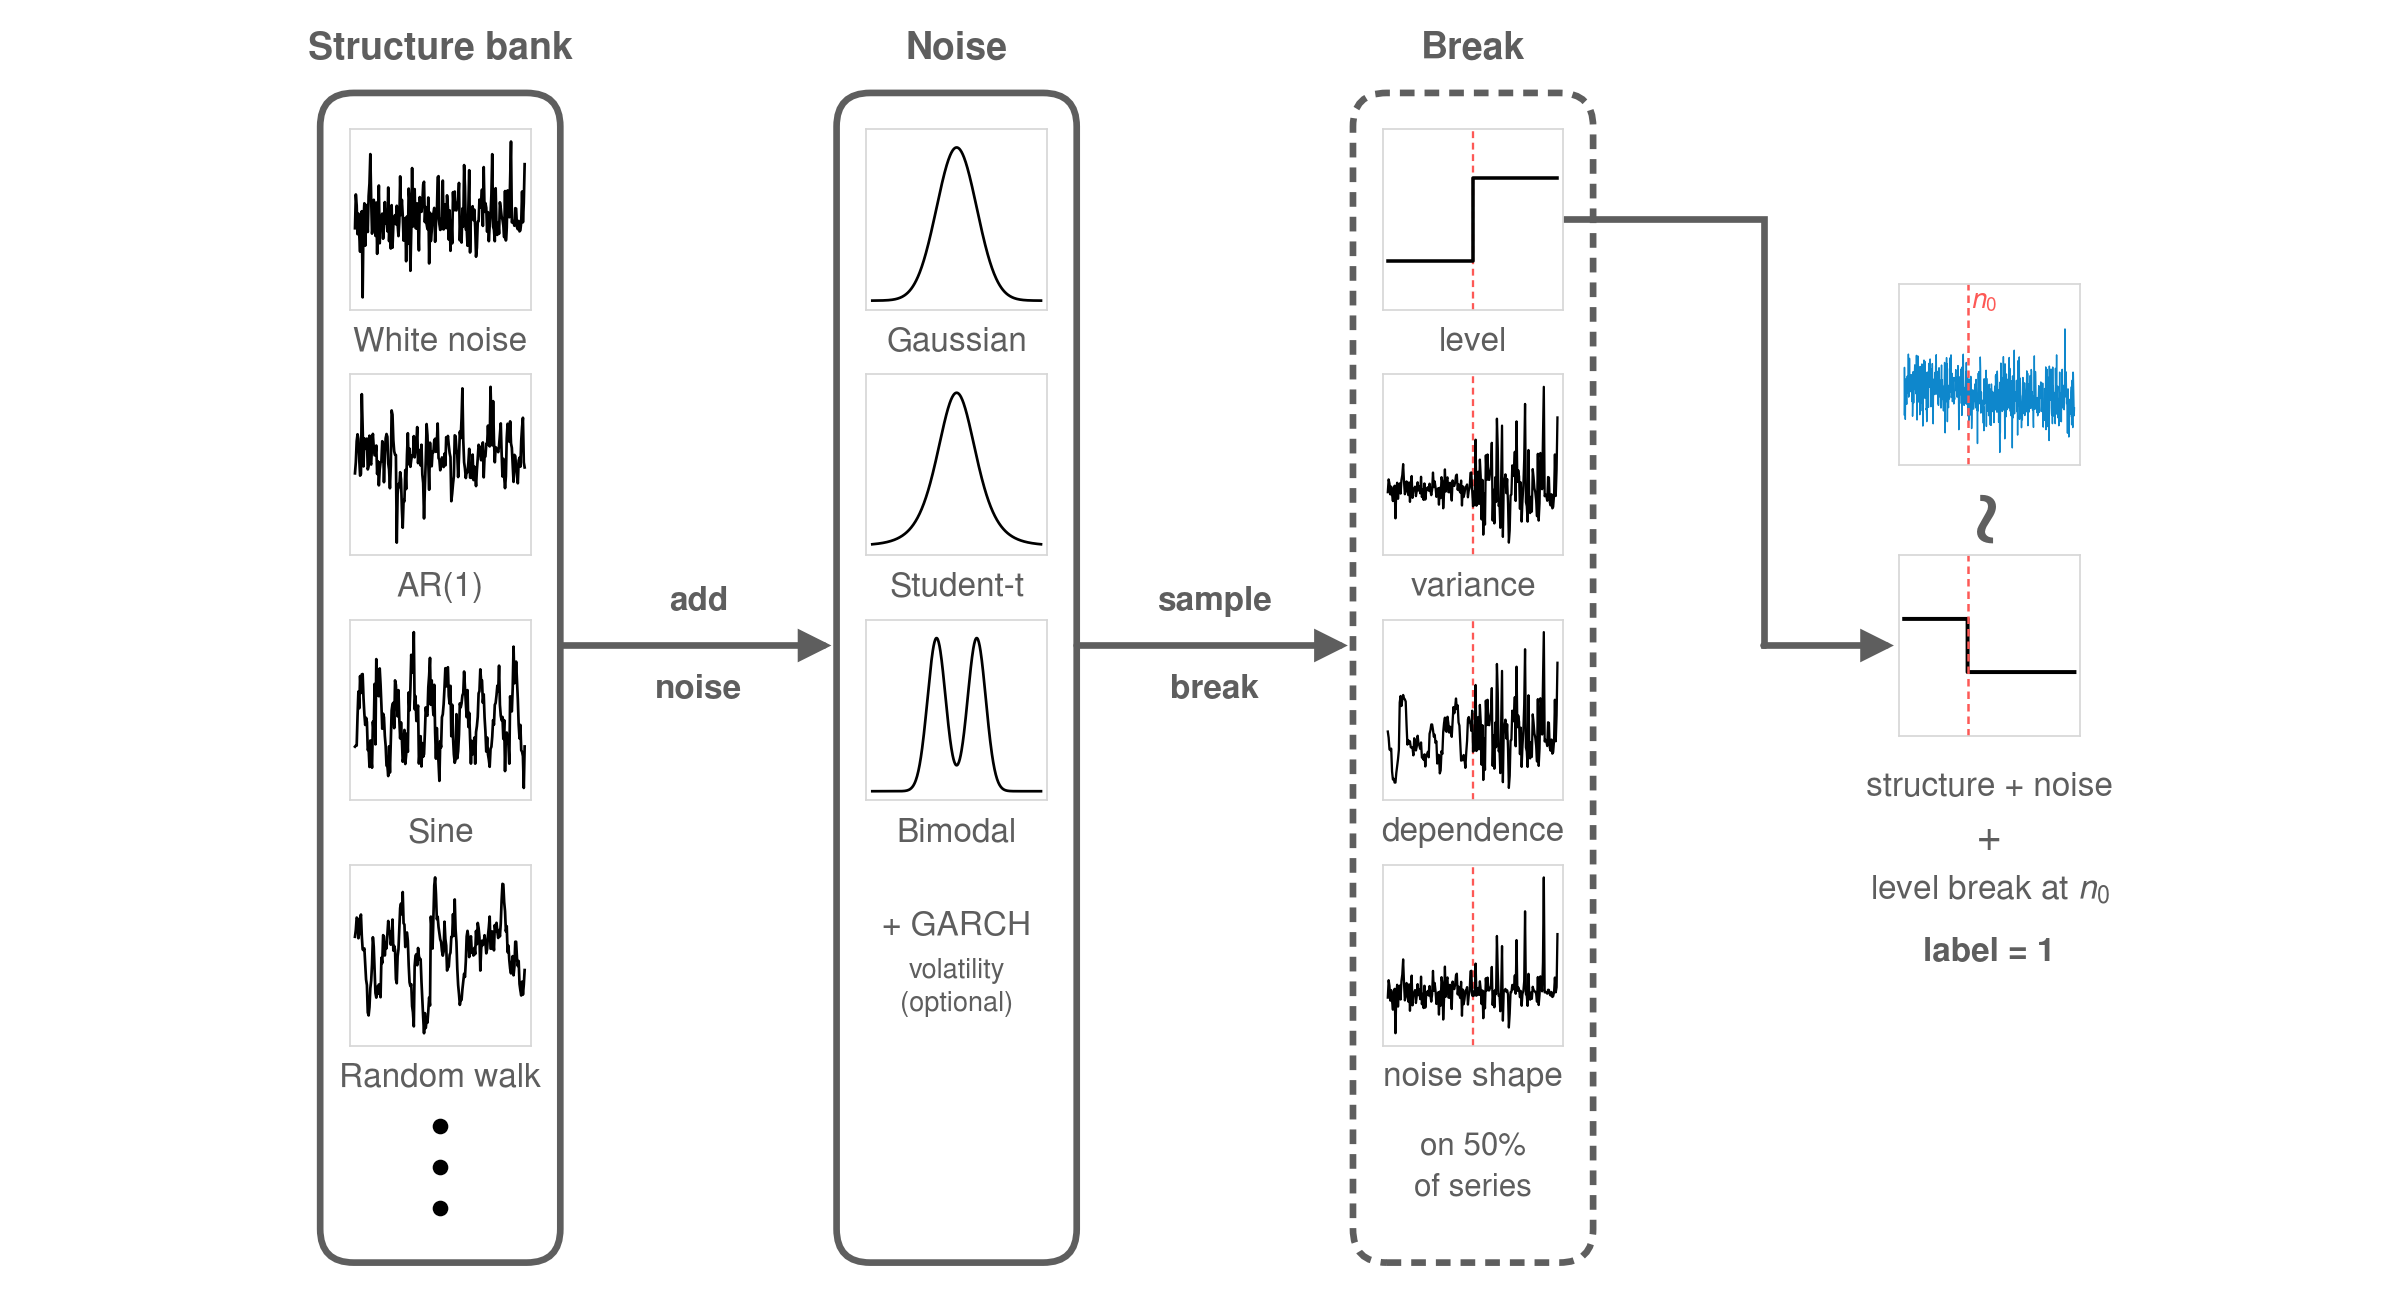

Here is the Python script that generated this plot:
"""FigMirror B_recipe iter 2 -- KU-SBB synthetic-data generator diagram,
in the visual style of the Chronos KernelSynth figure (Ansari et al., 2024)."""
import matplotlib
matplotlib.use("Agg")
import matplotlib.pyplot as plt
from matplotlib.patches import FancyBboxPatch, FancyArrowPatch
import numpy as np

plt.rcParams["pdf.fonttype"] = 42
plt.rcParams["ps.fonttype"] = 42
plt.rcParams["axes.unicode_minus"] = False
# Helvetica-class sans (L1-perceived: reference type is Helvetica Neue-like)
plt.rcParams["font.family"] = "sans-serif"
plt.rcParams["font.sans-serif"] = ["Nimbus Sans", "Liberation Sans", "DejaVu Sans"]
plt.rcParams["mathtext.fontset"] = "custom"
plt.rcParams["mathtext.rm"] = "Nimbus Sans"
plt.rcParams["mathtext.it"] = "Nimbus Sans:italic"

# === DATA SECTOR (edit here) ===
WHITE_NOISE = [0.586,2.096,1.602,0.321,1.239,0.305,-0.461,1.040,1.348,-2.501,1.010,1.701,-0.194,1.237,1.625,0.418,2.021,2.591,3.899,1.883,0.345,0.681,1.857,1.200,0.244,1.736,-0.557,1.226,2.495,-0.084,0.952,1.022,1.240,0.117,0.749,1.755,0.801,1.272,0.452,2.406,0.009,0.913,-0.320,1.619,-0.281,0.724,1.056,1.174,0.763,1.591,0.765,0.235,0.874,2.904,1.178,1.857,1.169,0.034,0.664,1.043,-0.888,1.114,-0.113,2.358,1.828,-1.315,0.434,3.275,0.663,2.078,2.336,0.601,0.570,1.698,0.724,-0.404,1.978,1.457,1.319,1.716,2.538,2.663,0.861,1.535,0.777,0.549,1.959,-0.986,1.282,0.012,0.456,1.198,1.248,1.495,-0.019,0.785,1.091,2.865,2.914,0.768,0.511,0.999,0.554,2.714,0.534,0.768,1.655,0.590,2.057,1.502,0.081,1.388,-0.423,0.938,-0.090,2.198,1.389,2.226,1.397,1.386,1.636,1.813,2.611,0.042,1.058,-0.052,1.473,0.658,3.408,2.443,0.528,0.590,-0.196,1.491,3.179,-0.496,1.210,1.392,1.570,0.948,1.417,0.616,-0.686,-0.285,0.876,0.900,1.866,1.514,1.686,2.315,0.690,3.318,1.318,1.706,1.499,0.430,1.304,0.009,0.705,1.193,2.065,3.895,0.656,0.516,0.007,2.374,0.536,0.290,0.831,0.339,1.744,1.473,1.113,0.971,0.706,0.187,2.248,0.041,0.606,2.276,2.100,1.078,2.748,4.459,0.847,0.908,0.842,0.697,1.483,1.462,0.640,0.541,0.913,0.445,0.494,0.860,2.227,0.854,1.713,3.448]
AR1 = [0.031,0.650,1.805,2.185,1.924,0.802,-0.094,-0.007,4.398,2.567,0.413,1.962,1.382,1.462,1.947,0.248,0.438,2.108,0.628,0.518,1.659,2.207,1.463,1.025,1.054,1.564,-0.005,0.693,-0.631,0.235,0.635,0.699,1.803,1.632,-0.457,0.987,1.966,2.200,2.047,0.584,0.230,-0.789,0.463,3.499,3.266,1.856,1.247,1.062,1.039,-3.789,-1.108,-0.554,-0.725,0.096,-0.305,-1.916,-2.967,-1.443,-1.516,0.214,-0.837,1.048,2.244,0.534,1.393,0.391,0.784,1.026,0.996,2.084,0.913,1.392,1.699,2.582,0.593,1.258,1.320,0.470,1.610,-0.037,-0.501,-2.453,-0.709,0.705,2.749,2.131,0.633,-0.873,1.722,0.479,0.422,1.248,1.189,1.847,1.938,1.216,1.740,2.779,0.873,0.782,0.202,0.433,0.907,0.813,0.379,1.115,0.469,2.026,1.728,2.093,1.579,1.157,0.928,-1.504,-1.085,-0.542,-0.114,2.127,2.082,1.313,1.059,-0.174,0.911,2.331,1.972,3.058,4.715,1.885,0.644,0.298,-0.226,0.117,0.091,0.613,1.384,-0.204,-0.213,-0.214,1.066,-0.339,0.399,-0.102,-0.671,0.218,0.868,1.606,1.480,1.087,0.754,1.527,1.735,-0.189,0.985,0.960,1.666,1.602,2.661,1.627,1.518,4.800,2.944,1.576,4.013,1.875,0.643,1.472,1.396,1.311,1.201,1.551,2.195,2.785,1.166,-0.140,0.836,-0.160,-0.784,-0.129,1.963,2.765,2.575,1.776,2.898,1.687,1.433,0.547,-0.440,1.049,0.982,0.355,-0.109,-0.516,0.738,0.896,0.399,1.831,2.585,3.096,0.637,0.357]
SINE = [0.842,0.879,0.879,1.883,2.724,2.153,3.254,2.674,3.312,3.322,2.503,1.965,1.584,1.830,1.684,0.728,0.790,0.148,1.054,0.440,0.123,1.696,1.352,2.985,0.920,3.833,2.588,3.467,2.565,3.514,2.971,2.261,1.454,1.968,1.843,1.213,0.859,0.192,0.190,-0.162,0.856,-0.043,1.002,2.080,2.298,2.341,1.475,3.106,2.950,2.360,1.877,2.773,1.773,1.124,1.673,1.102,0.328,0.468,1.414,0.250,0.553,1.287,0.666,2.693,2.080,2.828,3.980,3.367,3.400,4.754,2.120,2.570,1.717,2.096,2.244,0.265,0.744,1.201,0.165,0.965,0.498,0.588,1.311,2.183,1.933,1.900,2.870,3.275,3.875,2.271,3.108,2.370,1.921,2.955,1.330,0.432,1.477,0.787,0.299,-0.327,1.032,0.819,1.848,1.948,2.296,2.855,3.522,2.899,3.504,3.555,2.574,2.310,2.920,1.201,2.275,1.157,0.576,0.291,0.402,1.953,0.445,0.691,1.251,2.320,2.184,2.319,2.592,2.666,3.408,2.846,2.334,1.850,2.774,1.515,1.996,1.076,0.264,1.040,0.581,0.635,1.149,0.261,1.341,1.545,1.861,2.664,2.736,3.483,3.087,3.104,2.343,2.631,1.840,1.366,0.674,1.157,0.577,0.398,0.154,0.768,0.838,1.183,1.747,1.594,2.269,2.338,2.596,2.925,2.736,3.609,2.269,1.896,1.741,1.858,1.107,1.750,0.008,1.225,1.324,1.127,0.894,0.261,2.561,2.147,2.049,2.848,4.259,3.007,3.091,3.747,3.101,2.468,1.585,1.123,1.586,0.720,0.668,0.516,-0.568,0.849]
RANDOM_WALK = [-0.481,-0.244,0.174,0.135,-0.531,-0.355,0.119,0.276,-0.452,-0.910,-0.940,-0.878,-1.393,-1.935,-2.129,-3.058,-3.160,-2.877,-2.232,-1.976,-1.419,-0.497,-0.815,-1.637,-2.396,-2.553,-2.184,-2.425,-2.106,-2.323,-2.540,-1.193,-1.377,-0.426,-0.474,-1.118,-0.678,-0.875,-0.377,0.058,-0.288,-0.304,-0.750,-0.541,0.106,-0.949,-0.794,-0.926,-1.925,-2.064,-1.150,-0.910,-0.159,0.503,0.652,0.282,1.044,-0.019,-0.066,-0.830,-0.375,-0.334,-0.619,-1.454,-2.032,-2.161,-2.097,-2.846,-3.055,-3.533,-1.477,-1.126,-1.075,-1.451,-0.862,-1.144,-1.242,-1.245,-2.016,-2.664,-3.230,-3.767,-3.081,-3.589,-3.327,-3.406,-3.005,-2.551,-2.824,0.206,-0.224,-0.882,0.257,1.268,1.541,0.964,0.122,0.202,-0.151,-0.373,-0.571,-0.655,-0.958,-1.123,-0.985,0.033,-0.557,-0.779,-1.630,-1.543,-1.497,-1.101,-1.022,-0.483,-0.484,0.291,-0.446,0.791,-0.231,-0.659,-1.573,-2.125,-2.436,-2.801,-2.630,-2.632,-2.272,-2.022,-1.741,-1.849,-1.314,-0.471,-0.279,-0.498,-1.173,-0.620,-0.465,-1.010,-1.003,-1.119,-0.858,-1.073,-0.282,-0.736,-0.009,-0.182,-0.502,-1.632,-0.899,-0.614,-0.763,-0.694,-0.428,-0.674,-1.045,-0.902,-0.438,-0.159,0.208,-0.885,-0.888,-0.299,-0.637,-0.943,-0.081,-0.298,-0.005,-0.308,-0.522,-0.251,-0.467,-0.023,0.763,1.322,1.304,0.698,0.391,-0.296,-0.118,-1.006,-0.785,-1.274,-1.569,-1.728,-1.449,-1.139,-1.793,-1.500,-0.649,-0.650,-1.203,-1.477,-1.306,-2.088,-2.306,-2.481,-2.009,-2.453,-2.116,-1.614]
OUTPUT_N0 = 228
OUTPUT = [-1.518,1.505,-0.614,0.459,-1.814,0.101,0.765,0.639,-0.425,-0.850,0.207,0.944,-0.086,0.486,-0.133,2.352,-0.393,-0.306,1.123,2.081,0.835,-0.051,0.417,0.618,0.345,1.037,0.249,0.190,-0.678,0.795,-1.612,-0.810,1.225,0.091,-0.759,0.711,0.864,1.254,1.664,0.089,0.107,0.237,1.343,-0.190,2.271,-0.857,-1.855,0.245,0.792,2.234,-0.631,0.572,-0.402,-0.715,0.510,1.110,-1.517,1.563,1.360,0.494,1.385,-0.746,-0.476,1.716,-0.020,-1.273,-0.012,-2.241,1.709,1.143,-0.279,1.971,1.841,0.031,1.892,-0.472,0.998,0.090,1.195,-1.200,-1.103,-1.958,-1.255,0.785,1.204,0.816,0.010,-1.050,1.757,0.523,0.231,1.478,0.435,2.041,0.855,0.147,-1.007,-0.339,0.517,1.392,-0.288,1.747,0.475,-0.678,-2.097,-0.031,0.749,0.098,0.167,-0.228,0.865,1.189,0.262,1.605,-0.197,2.311,0.258,-0.186,0.823,0.321,1.242,-0.817,0.896,-0.923,0.363,1.481,1.233,-0.373,-0.040,0.280,0.682,0.034,-1.090,0.457,1.652,-0.545,0.724,0.335,0.346,-0.442,-0.720,-1.273,0.256,-0.426,0.864,1.817,1.153,-2.674,1.173,-0.708,0.363,-0.414,2.126,-0.060,1.725,-1.960,-0.050,0.366,-0.928,-1.063,-0.176,0.315,-0.509,1.433,-0.077,2.116,0.486,0.930,2.302,-0.418,-0.283,1.135,0.403,-0.681,-0.500,0.862,-0.395,-0.163,-0.830,-0.238,-0.397,-0.540,0.856,0.729,0.633,1.362,0.017,0.183,0.915,0.124,-0.395,0.152,0.314,1.619,0.365,-0.331,-2.476,0.902,0.462,-0.799,0.229,0.806,0.234,1.389,-0.242,-0.017,1.293,-1.560,1.531,1.248,0.495,1.920,2.347,0.833,-0.059,-0.919,0.141,-0.313,-0.828,0.227,-0.542,1.236,0.424,1.816,0.553,0.812,-0.867,0.860,-1.190,-1.595,-0.473,0.036,-1.890,0.765,-1.359,-1.340,-0.351,-1.536,0.609,0.929,0.399,-0.608,-2.400,-1.742,0.023,-0.997,0.067,-1.028,-1.137,-1.159,-1.037,-0.273,-0.232,0.254,0.445,-0.681,-0.484,-1.081,0.735,0.073,-0.865,-1.223,-0.883,-3.357,-0.457,-1.275,1.132,-0.703,1.228,-0.392,-0.817,-0.629,-0.622,2.166,1.410,-1.411,-1.383,-0.072,-1.090,-0.618,-0.594,-1.365,-0.888,-1.448,-2.053,-1.016,-2.537,0.776,-0.838,0.641,-0.474,-0.278,0.238,-0.138,1.321,-2.267,0.800,0.228,-0.073,-0.662,-0.285,-1.305,0.116,-1.576,-1.372,0.424,-0.770,-0.810,-1.367,-2.172,-1.177,0.121,-2.191,0.443,-0.031,-1.329,-0.036,-0.998,-0.992,-0.914,-1.117,-0.084,-2.023,-0.339,-0.322,0.304,-0.461,-1.208,0.991,0.272,1.054,-0.174,1.014,-1.355,1.266,0.717,-0.029,-0.037,-0.078,-1.993,-0.477,0.086,-1.375,-3.926,0.560,-2.657,-0.217,1.777,-0.893,-0.989,-0.658,-0.461,-1.309,0.853,-0.581,-0.725,2.188,-0.482,-1.225,-0.123,-0.310,-3.056,1.729,-0.241,-0.716,-1.652,1.034,1.079,-1.207,0.752,0.012,-1.128,0.103,0.064,0.136,-0.019,-0.758,2.137,-1.090,1.443,-0.995,-1.300,0.227,-0.758,-1.586,-0.015,-0.041,0.656,-3.637,0.958,-1.727,-0.607,0.311,-0.320,-1.182,2.601,-1.457,-0.216,-0.576,-0.058,-0.357,-0.637,-0.477,0.676,-0.650,-1.331,0.322,-2.817,-0.382,1.936,-0.280,0.864,-0.937,2.172,-1.812,-1.134,0.821,0.496,-0.231,-0.325,-0.772,-2.347,-1.473,-1.442,-1.841,-0.799,0.858,-0.741,-1.397,-0.285,0.059,-1.472,0.514,-1.566,-0.568,-0.030,-0.750,-0.507,-0.039,0.229,1.280,-1.342,-0.487,1.125,-2.217,-1.529,-0.098,0.448,-1.346,-1.123,-0.939,0.082,0.982,0.950,-1.104,-1.111,1.369,1.266,-0.456,-0.043,-0.761,-1.235,-0.300,-1.776,-2.328,-0.774,-0.640,2.238,-1.000,-1.171,0.591,1.239,0.912,-0.512,-0.900,-0.958,-1.211,-1.383,-0.422,-1.587,-1.476,-1.403,-0.212,0.332,-1.373,-0.101,0.121,-0.282,-0.482,-0.045,0.571,0.562,-1.313,-0.970,0.435,-0.859,-0.964,0.499,-1.895,-2.308,-1.279,-0.953,-1.882,-1.221,0.155,0.049,-0.215,-0.978,1.532,-2.470,-0.054,-1.493,1.387,0.462,-2.260,-2.271,-0.117,0.869,-2.294,-0.003,-3.165,1.586,-0.152,-0.463,-0.582,0.292,-0.191,1.395,-1.055,-1.490,-1.539,-0.246,-2.088,1.525,-0.598,0.304,-0.385,-0.085,-1.615,-0.566,-0.394,-0.109,-2.087,1.443,0.196,-0.663,0.440,2.301,-0.882,-1.495,-0.157,0.303,-1.714,-0.714,-0.570,-2.223,-0.485,-1.204,1.201,-1.094,-0.206,-1.942,-0.128,-0.290,-1.964,-0.179,0.703,1.380,-1.077,0.382,-0.979,-0.029,0.209,-0.832,-1.198,-0.864,1.172,3.961,0.405,-0.226,-0.378,1.216,0.422,-0.802,-0.376,-1.207,-2.695,-0.048,0.132,-1.237,-1.656,-2.941,-0.610,-1.668,-1.242,-0.938,-0.513,-1.010,-1.484,-0.068,0.266,-2.161,-0.267,0.685,-1.061,-2.338,1.202,1.100,0.093,-0.772,-1.579,-1.085]
STRUCTURES = [("White noise", WHITE_NOISE), ("AR(1)", AR1),
              ("Sine", SINE), ("Random walk", RANDOM_WALK)]
NOISES = ["Gaussian", "Student-t", "Bimodal"]          # analytic densities
BREAKS = ["level", "variance", "dependence", "noise shape"]  # schematics
# === END DATA SECTOR ===

# ---- colours ----
COL_GREY = "#5e5e5e"   # L1-PIL: dominant dark pixel of box border / title / labels / connectors = (94,94,94)
COL_INK = "#000000"    # L1-PIL: kernel-thumbnail line pixels = (0,0,0)
COL_FRAME = "#d6d6d6"  # L1-PIL min-along-line of thumbnail frame: 1-2 px at (208..222)
COL_BLUE = "#0e87cc"   # L1-PIL: blue sample line, mode (14,135,204)
COL_RED = "#fd5956"    # L1-PIL: red sample line, mode (253,89,86)

# ---- geometry: canvas units, 1 unit identical in x and y ----
CW, CH = 1859.0, 1000.0              # ref aspect 2387/1284 = 1.859 (L1-PIL)
FIG_W = 16.0
FIG_H = FIG_W * CH / CW
DPI = 150
FS_LABEL = 16          # regular grey labels
FS_TITLE = 18          # bold box titles; ratio 1.13 = ref cap height 35/31 px
FS_SMALL = 13
LW_BOX = 3.2           # ref border 9 px on 2387 px canvas, scaled by thumb ratio
LW_INK = 1.3
THUMB = 140
PITCH = 190
TOP = 900
BOX_HALF = 93

fig = plt.figure(figsize=(FIG_W, FIG_H), dpi=DPI)
cv = fig.add_axes([0, 0, 1, 1])
cv.set_xlim(0, CW); cv.set_ylim(0, CH); cv.axis("off")
cv.set_zorder(0)


def thumb(cx, top, w=THUMB, h=THUMB):
    ax = fig.add_axes([(cx - w / 2) / CW, (top - h) / CH, w / CW, h / CH])
    ax.set_xticks([]); ax.set_yticks([])
    for s in ax.spines.values():
        s.set_color(COL_FRAME); s.set_linewidth(0.8)
    ax.set_zorder(2)
    return ax


def label(x, y, s, fs=FS_LABEL, bold=False, color=COL_GREY):
    return cv.text(x, y, s, ha="center", va="center", fontsize=fs, color=color,
                   fontweight="bold" if bold else "normal", zorder=10)


def box(cx, y0, y1, dashed=False):
    p = FancyBboxPatch((cx - BOX_HALF, y0), 2 * BOX_HALF, y1 - y0,
                       boxstyle="round,pad=0,rounding_size=26",
                       fc="none", ec=COL_GREY, lw=LW_BOX,
                       ls=(0, (2.2, 1.5)) if dashed else "-",
                       capstyle="butt", zorder=1)
    cv.add_patch(p)


def arrow(p0, p1):
    a = FancyArrowPatch(p0, p1, arrowstyle="-|>,head_length=1.0,head_width=0.5",
                        mutation_scale=11, color=COL_GREY, lw=LW_BOX,
                        shrinkA=0, shrinkB=0, joinstyle="miter", zorder=3)
    cv.add_patch(a)


def plot_series(ax, y, color=COL_INK, lw=LW_INK, pad=0.08):
    y = np.asarray(y, float)
    ax.plot(np.arange(len(y)), y, color=color, lw=lw, solid_joinstyle="round")
    ax.set_xlim(-0.03 * len(y), 1.03 * len(y))
    lo, hi = y.min(), y.max(); r = hi - lo
    ax.set_ylim(lo - pad * r, hi + pad * r)


def slot_top(i):
    return TOP - i * PITCH


def slot_label_y(i):
    return slot_top(i) - THUMB - 25


P_BANK = 400          # iter2: one uniform stage pitch for all 3 gaps (gutter 237 = 1.7 tile)
P_OUT = P_BANK        # iter2: result follows Break at the same stage pitch (no dead corridor)
X_S = (CW - (2 * P_BANK + P_OUT + BOX_HALF + THUMB / 2)) / 2 + BOX_HALF  # centre content
X_N, X_B = X_S + P_BANK, X_S + 2 * P_BANK
BOX_Y0, BOX_Y1 = 22, 928
TITLE_Y = 962

# ---------- Stage 1: structure bank (solid rounded box) ----------
box(X_S, BOX_Y0, BOX_Y1)
label(X_S, TITLE_Y, "Structure bank", fs=FS_TITLE, bold=True)
for i, (name, vals) in enumerate(STRUCTURES):
    ax = thumb(X_S, slot_top(i))
    plot_series(ax, vals)
    label(X_S, slot_label_y(i), name)
for yy in (128, 96, 64):  # vertical ellipsis = "more structures" (local level, trend)
    cv.plot([X_S], [yy], "o", ms=6.5, color=COL_INK, zorder=4)

# ---------- Stage 2: noise (solid rounded box) ----------
box(X_N, BOX_Y0, BOX_Y1)
label(X_N, TITLE_Y, "Noise", fs=FS_TITLE, bold=True)
xs = np.linspace(-4.2, 4.2, 400)
gauss = np.exp(-xs ** 2 / 2) / np.sqrt(2 * np.pi)
nu = 5.0
from math import gamma
tdens = gamma((nu + 1) / 2) / (np.sqrt(nu * np.pi) * gamma(nu / 2)) * (1 + xs ** 2 / nu) ** (-(nu + 1) / 2)
s = 0.45
bimod = 0.5 * (np.exp(-(xs + 1) ** 2 / (2 * s ** 2)) + np.exp(-(xs - 1) ** 2 / (2 * s ** 2))) / (s * np.sqrt(2 * np.pi))
for i, (name, d) in enumerate(zip(NOISES, (gauss, tdens, bimod))):
    ax = thumb(X_N, slot_top(i))
    ax.plot(xs, d, color=COL_INK, lw=LW_INK)
    ax.set_xlim(-4.5, 4.5); ax.set_ylim(-0.06 * d.max(), 1.12 * d.max())
    label(X_N, slot_label_y(i), name)
label(X_N, slot_top(3) - 48, "+ GARCH", fs=FS_LABEL)
label(X_N, slot_top(3) - 82, "volatility", fs=FS_SMALL)
label(X_N, slot_top(3) - 108, "(optional)", fs=FS_SMALL)

# ---------- Stage 3: break (dashed rounded box) ----------
box(X_B, BOX_Y0, BOX_Y1, dashed=True)
label(X_B, TITLE_Y, "Break", fs=FS_TITLE, bold=True)
wn = np.asarray(WHITE_NOISE, float); wn = (wn - wn.mean()) / wn.std()
m = len(wn) // 2
sch_level = np.r_[np.zeros(m), np.ones(len(wn) - m)]
sch_var = np.r_[0.35 * wn[:m], 1.25 * wn[m:]]
smooth = np.convolve(wn, np.ones(9) / 9, mode="same") * 2.2
sch_dep = np.r_[smooth[:m], wn[m:]]
sch_shape = np.r_[wn[:m], np.sign(wn[m:]) * np.abs(wn[m:]) ** 1.9]
for i, (name, y) in enumerate(zip(BREAKS, (sch_level, sch_var, sch_dep, sch_shape))):
    ax = thumb(X_B, slot_top(i))
    if name == "level":
        xx = np.arange(len(y))
        ax.plot(xx, y, color=COL_INK, lw=LW_INK + 0.4, drawstyle="steps-mid")
        ax.set_xlim(-0.03 * len(y), 1.03 * len(y)); ax.set_ylim(-0.6, 1.6)
    else:
        plot_series(ax, y, lw=LW_INK * 0.85)
    ax.axvline(m, color=COL_RED, lw=1.1, ls=(0, (3, 2)), zorder=0.5)
    label(X_B, slot_label_y(i), name)
label(X_B, 112, "on 50%", fs=FS_LABEL - 1)
label(X_B, 80, "of series", fs=FS_LABEL - 1)

# ---------- arrows between stages (two-line bold labels, ref "sample / kernels") ----------
AY = 500
arrow((X_S + BOX_HALF, AY), (X_N - BOX_HALF - 4, AY))
label((X_S + X_N) / 2, AY + 34, "add", bold=True)
label((X_S + X_N) / 2, AY - 34, "noise", bold=True)
arrow((X_N + BOX_HALF, AY), (X_B - BOX_HALF - 4, AY))
label((X_N + X_B) / 2, AY + 34, "sample", bold=True)
label((X_N + X_B) / 2, AY - 34, "break", bold=True)

# ---------- output column: template (black) ~ sample (blue) ----------
OUT_W, OUT_H = THUMB, THUMB   # iter1: result tiles in bank-tile register (near-square, same size)
X_O = X_B + P_OUT
TILDE_GAP = 70                # ref gap between sample tile and kernel tile ~0.42 tile
TOP_LO = AY + OUT_H / 2       # lower (template) tile centred on the stage arrow row
TOP_UP = TOP_LO + TILDE_GAP + OUT_H
out = np.asarray(OUTPUT, float)
ax_up = thumb(X_O, TOP_UP, OUT_W, OUT_H)
plot_series(ax_up, out, color=COL_BLUE, lw=0.7, pad=0.1)
ax_up.axvline(OUTPUT_N0, color=COL_RED, lw=1.2, ls=(0, (3, 2)))
yl = ax_up.get_ylim()
ax_up.set_ylim(yl[0], yl[1] + 0.22 * (yl[1] - yl[0]))
ax_up.text(OUTPUT_N0 + 8, yl[1] + 0.02 * (yl[1] - yl[0]), r"$n_0$", color=COL_RED,
           fontsize=FS_SMALL, ha="left", va="bottom", zorder=10)
# wreath "~" between stacked panels (ref uses a vertical tilde)
cv.text(X_O, (TOP_UP - OUT_H + TOP_LO) / 2, "~", ha="center", va="center", rotation=90,
        fontsize=54, color=COL_GREY, zorder=10)   # ref: rotated tilde, grey, ~0.3 tile tall
ax_lo = thumb(X_O, TOP_LO, OUT_W, OUT_H)
mu0, mu1 = out[:OUTPUT_N0].mean(), out[OUTPUT_N0:].mean()
tmpl = np.r_[np.full(OUTPUT_N0, mu0), np.full(len(out) - OUTPUT_N0, mu1)]
ax_lo.plot(np.arange(len(out)), tmpl, color=COL_INK, lw=LW_INK + 0.6, drawstyle="steps-mid")
ax_lo.axvline(OUTPUT_N0, color=COL_RED, lw=1.2, ls=(0, (3, 2)))
ax_lo.set_xlim(-0.03 * len(out), 1.03 * len(out))
r = mu0 - mu1
ax_lo.set_ylim(mu1 - 1.2 * r, mu0 + 1.2 * r)
LO_BOTTOM = TOP_LO - OUT_H
label(X_O, LO_BOTTOM - 40, "structure + noise")
label(X_O, LO_BOTTOM - 80, "+", fs=FS_LABEL + 4)
label(X_O, LO_BOTTOM - 120, "level break at $n_0$")
label(X_O, LO_BOTTOM - 168, "label = 1", bold=True)

# ---------- elbow connector: sampled break (level) -> output ----------
LV_Y = slot_top(0) - THUMB / 2
XE = X_O - OUT_W / 2 - 105   # iter2: short final arrow run (~0.75 tile, ref ~0.7 tile)
LO_MID = TOP_LO - OUT_H / 2
X_AR = XE
cv.plot([X_B + THUMB / 2, XE, XE, X_AR + 2], [LV_Y, LV_Y, LO_MID, LO_MID], color=COL_GREY, lw=LW_BOX,
        solid_joinstyle="miter", solid_capstyle="butt", zorder=1.5)
arrow((X_AR, LO_MID), (X_O - OUT_W / 2 - 4, LO_MID))

fig.savefig("figure.png", dpi=DPI, facecolor="white"); fig.savefig("figure.pdf", dpi=DPI, facecolor="white"); fig.savefig("output.png", dpi=DPI, facecolor="white")


# ---------- floor self-check ----------
def floor_check():
    fig.canvas.draw()
    rend = fig.canvas.get_renderer()
    texts = [t for ax in fig.axes for t in ax.texts if t.get_text() and t.get_visible()]
    bbs = [(t.get_text(), t.get_window_extent(rend)) for t in texts]
    over = [f"'{a}' <-> '{b}'" for i, (a, ba) in enumerate(bbs) for b, bb in bbs[i + 1:]
            if ba.overlaps(bb)]
    clip = [a for a, b in bbs if not (fig.bbox.x0 <= b.x0 and b.x1 <= fig.bbox.x1
                                       and fig.bbox.y0 <= b.y0 and b.y1 <= fig.bbox.y1)]
    # text vs thumbnail axes (plotted layers)
    obsc = []
    for a, b in bbs:
        for ax in fig.axes[1:]:
            if b.overlaps(ax.bbox) and a not in ("$n_0$",):
                obsc.append(f"'{a}' over thumbnail")
    lines = [f"text_overlap: {'PASS' if not over else 'FAIL ' + '; '.join(over)}",
             f"text_clipped: {'PASS' if not clip else 'FAIL ' + '; '.join(clip)}",
             f"text_obscured_by_marks: {'PASS' if not obsc else 'FAIL ' + '; '.join(obsc)}",
             f"n_texts_checked: {len(bbs)}",
             f"figure_aspect: {FIG_W / FIG_H:.3f} (ref 1.859)",
             f"xlabel_clip_bottom: N/A (diagram, no axis labels)",
             f"cross_panel_label_bleed: PASS (covered by text_overlap + thumbnail-bbox check)",
             f"thumbnail_ticks: none (matches ref)"]
    return lines


if __name__ == "__main__":
    res = floor_check()
    print("\n".join(res))
    with open("floor_selfcheck_final.txt", "w") as f:
        f.write("\n".join(res) + "\n")
